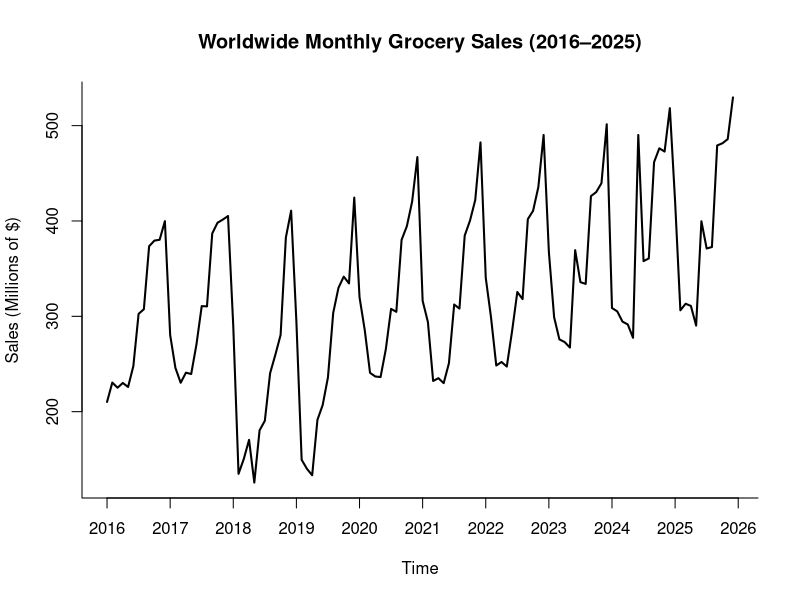
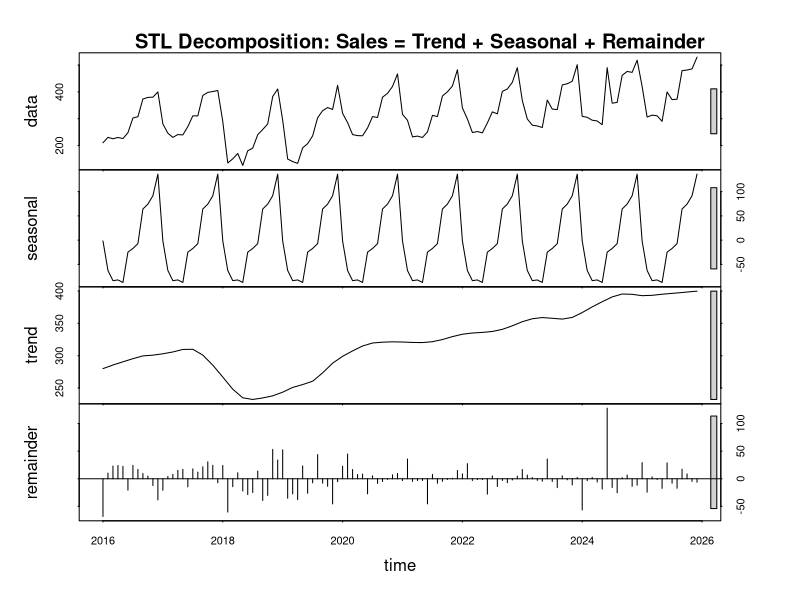
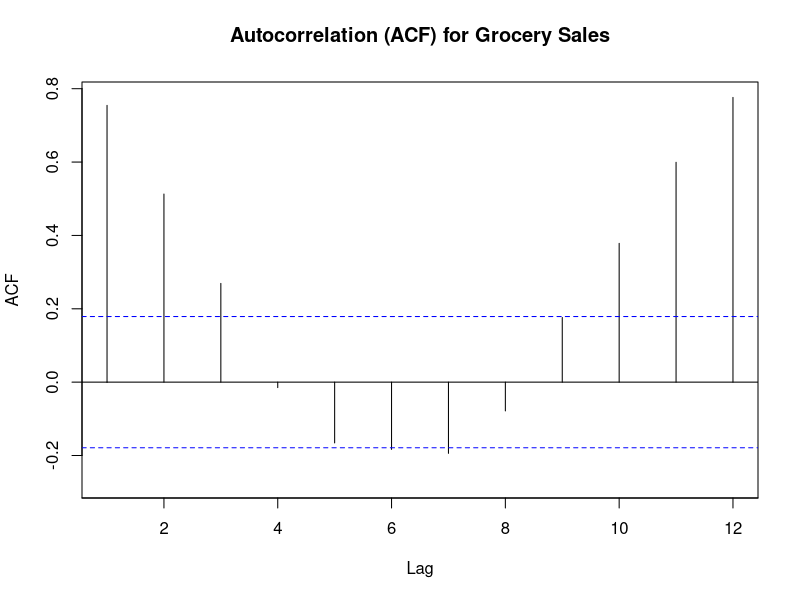
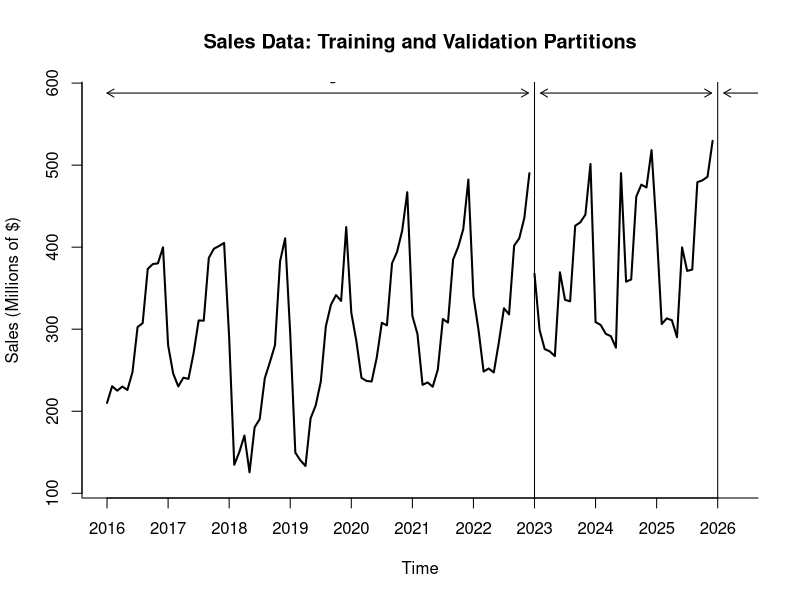
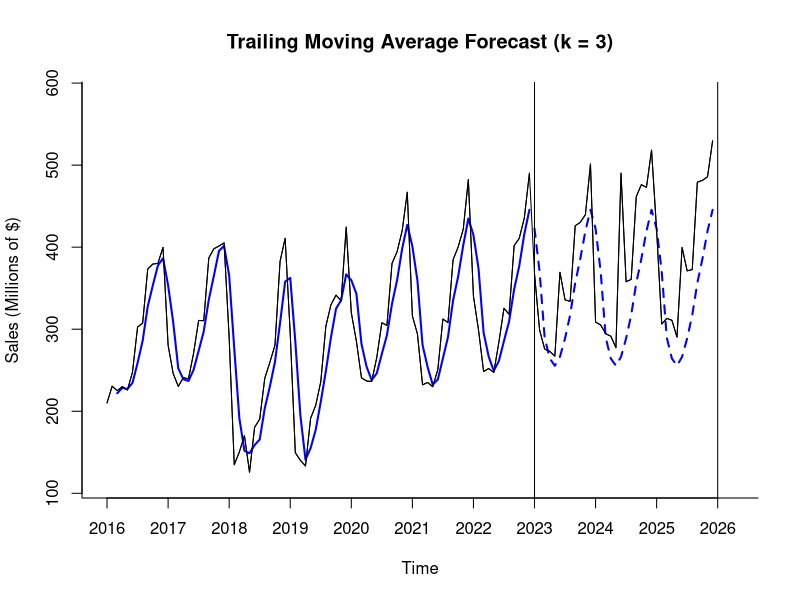
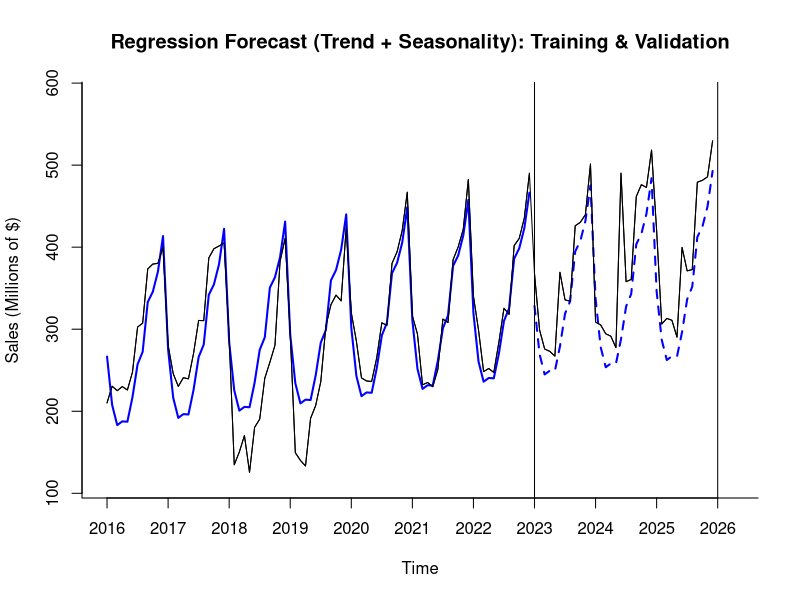
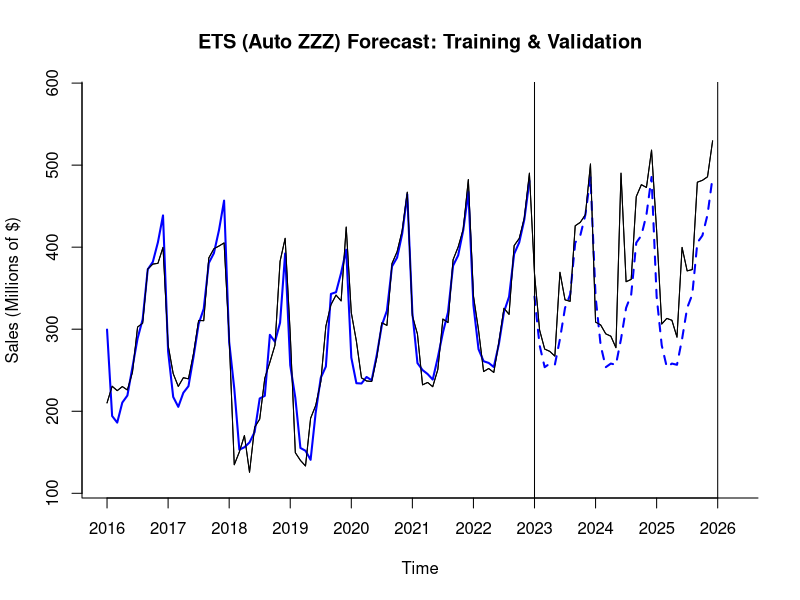
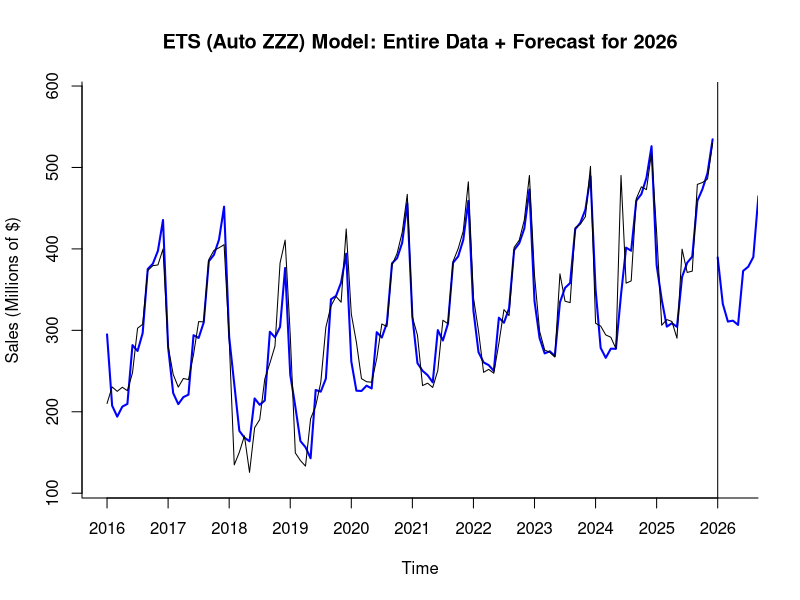

The R source for these figures, in order:

## USE FORECAST LIBRARY.
# install.packages(c("forecast","zoo"))  
library(forecast)
library(zoo)

## INPUT DATA

# Set working directory for locating files

setwd("~/Desktop/BAN_TS/module2_smoothing")

# Create data frame.
sales.data <- read.csv("673_case1.csv")

# See the first 6 and last 6 records of the file.
head(sales.data)
tail(sales.data)

## QUESTION 1. IDENTIFY TIME SERIES COMPONENTS AND PLOT DATA

## 1a. CREATE TIME SERIES DATA SET sales.ts USING ts()
# Monthly data => frequency = 12
# Data period: Jan 2016 through Dec 2025
sales.ts <- ts(sales.data$Sales, start = c(2016, 1), end = c(2025, 12), freq = 12)
sales.ts
length(sales.ts)

## 1b. PLOT HISTORICAL DATA
plot(sales.ts,
     xlab = "Time", ylab = "Sales (Millions of $)",
     xaxt = "n", bty = "l", lwd = 2,
     main = "Worldwide Monthly Grocery Sales (2016–2025)")
axis(1, at = seq(2016, 2026 ,1), labels = seq(2016, 2026 ,1))

## (OPTIONAL) STL DECOMPOSITION PLOT (TREND/SEASONAL/REMAINDER)
sales.stl <- stl(sales.ts, s.window = "periodic")
plot(sales.stl)
title("STL Decomposition: Sales = Trend + Seasonal + Remainder")

## 1c. APPLY Acf() TO IDENTIFY POSSIBLE TIME SERIES COMPONENTS
# Use lag.max = 12 to see up to 1 years of monthly lags.
lag.max <- 12
autocor <- Acf(sales.ts, lag.max = lag.max,
               main = "Autocorrelation (ACF) for Grocery Sales")

# Display autocorrelation coefficients for various lags.
acf.table <- data.frame(
  Lag = 0:lag.max,
  ACF = round(as.numeric(autocor$acf), 3)
)
acf.table

## QUESTION 2. USE TRAILING MA FOR FORECASTING TIME SERIES

## 2a. DEVELOP DATA PARTITION (TRAIN = 84, VALID = 36)
# Total months = 120 (2016–2025)
# Validation = 36 months (3 years): Jan 2023 – Dec 2025
# Training   = 84 months (7 years): Jan 2016 – Dec 2022
nValid <- 36
nTrain <- length(sales.ts) - nValid

train.ts <- window(sales.ts, start = c(2016, 1), end = c(2016, nTrain))
valid.ts <- window(sales.ts, start = c(2016, nTrain + 1), end = c(2016, nTrain + nValid))

train.ts
valid.ts
length(train.ts)
length(valid.ts)
# Plot time series and visualize partitions. #AI QWEN model Qwen3-Coder prompt: provide plot for sales data for training and validation partitions 
plot(train.ts,
     xlab = "Time", ylab = "Sales (Millions of $)", ylim = c(min(sales.ts)*0.9, max(sales.ts)*1.1),
     bty = "l", xlim = c(2016, 2026.25), xaxt = "n",
     main = "Sales Data: Training and Validation Partitions", lwd = 2)
axis(1, at = seq(2016, 2026, 1), labels = seq(2016, 2026, 1))
lines(valid.ts, col = "black", lty = 1, lwd = 2)

# Vertical lines for partition boundaries.
lines(c(2023, 2023), c(0, max(sales.ts)*1.2))
lines(c(2026, 2026), c(0, max(sales.ts)*1.2))
text(2019.3, max(sales.ts)*1.15, "Training")
text(2024.3, max(sales.ts)*1.15, "Validation")
text(2026.8, max(sales.ts)*1.15, "Future")
arrows(2016.0, max(sales.ts)*1.11, 2022.9, max(sales.ts)*1.11, code = 3, length = 0.08, lwd = 1, angle = 30)
arrows(2023.1, max(sales.ts)*1.11, 2025.9, max(sales.ts)*1.11, code = 3, length = 0.08, lwd = 1, angle = 30)
arrows(2026.1, max(sales.ts)*1.11, 2027.2, max(sales.ts)*1.11, code = 3, length = 0.08, lwd = 1, angle = 30)

## 2b. DEVELOP 3 TRAILING MAs (k = 3, 5, 12) FOR TRAINING
# rollmean(..., align="right") => trailing moving average
ma.trailing_3  <- rollmean(train.ts, k = 3,  align = "right")
ma.trailing_5  <- rollmean(train.ts, k = 5,  align = "right")
ma.trailing_12 <- rollmean(train.ts, k = 12, align = "right")

# Show first 6 and last 6 values for one MA (optional display)
head(ma.trailing_3)
tail(ma.trailing_3)

head(ma.trailing_5)
tail(ma.trailing_5)

head(ma.trailing_12)
tail(ma.trailing_12)

## 2c. FORECAST TRAILING MA IN VALIDATION PERIOD (SHOW ONE: k = 3,5,12)
ma.trail_3.pred  <- forecast(ma.trailing_3,  h = nValid, level = 0)
ma.trail_5.pred  <- forecast(ma.trailing_5,  h = nValid, level = 0)
ma.trail_12.pred <- forecast(ma.trailing_12, h = nValid, level = 0)

# Show forecast output for k = 3,5,12
ma.trail_3.pred
ma.trail_5.pred
ma.trail_12.pred

# Plot trailing MA forecast (k = 3) for training + validation partitions #AI Qwen model: Qwen3-Coder prompt  :  provide plot for sales data for training and validation partitions 
plot(sales.ts,
     xlab = "Time", ylab = "Sales (Millions of $)", ylim = c(min(sales.ts)*0.9, max(sales.ts)*1.1),
     bty = "l", xlim = c(2016, 2026.25), xaxt = "n",
     main = "Trailing Moving Average Forecast (k = 3)")
axis(1, at = seq(2016, 2026, 1), labels = seq(2016, 2026, 1))
lines(ma.trailing_3, col = "blue", lwd = 2, lty = 1)
lines(ma.trail_3.pred$mean, col = "blue", lwd = 2, lty = 2)
lines(train.ts, col = "black", lwd = 1)
lines(valid.ts, col = "black", lwd = 1)

lines(c(2023, 2023), c(0, max(sales.ts)*1.2))
lines(c(2026, 2026), c(0, max(sales.ts)*1.2))

## 2d. COMPARE ACCURACY (MAPE, RMSE) FOR k = 3, 5, 12 IN VALIDATION

# Use accuracy() function to identify common accuracy measures.
# Use round() function to round accuracy measures to three decimal digits.
round(accuracy(ma.trail_3.pred$mean, valid.ts), 3)
round(accuracy(ma.trail_5.pred$mean, valid.ts), 3)
round(accuracy(ma.trail_12.pred$mean, valid.ts), 3)

acc.ma3  <- accuracy(ma.trail_3.pred$mean,  valid.ts)
acc.ma5  <- accuracy(ma.trail_5.pred$mean,  valid.ts)
acc.ma12 <- accuracy(ma.trail_12.pred$mean, valid.ts)

acc.trailingMA.valid <- round(rbind(
  MA_k3  = acc.ma3[,  c("RMSE","MAPE")],
  MA_k5  = acc.ma5[,  c("RMSE","MAPE")],
  MA_k12 = acc.ma12[, c("RMSE","MAPE")]
), 3)

acc.trailingMA.valid

## QUESTION 3. TWO-LEVEL FORECAST: REGRESSION + TRAILING MA (RESIDUALS)

## 3a. REGRESSION MODEL (LINEAR TREND + SEASONALITY) ON TRAINING
reg.trend.seas <- tslm(train.ts ~ trend + season)
summary(reg.trend.seas)   # Include output in report

# Forecast monthly sales in validation period using regression model
reg.pred <- forecast(reg.trend.seas, h = nValid, level = 0)
reg.pred

# Plot regression forecast for training + validation #AI QWEN model Qwen3-Coder prompt : give plot for sales.ts using training and validation 
plot(sales.ts,
     xlab = "Time", ylab = "Sales (Millions of $)", ylim = c(min(sales.ts)*0.9, max(sales.ts)*1.1),
     bty = "l", xlim = c(2016, 2026.25), xaxt = "n",
     main = "Regression Forecast (Trend + Seasonality): Training & Validation")
axis(1, at = seq(2016, 2026, 1), labels = seq(2016, 2026, 1))
lines(reg.trend.seas$fitted, col = "blue", lwd = 2, lty = 1)
lines(reg.pred$mean, col = "blue", lwd = 2, lty = 2)
lines(train.ts, col = "black", lwd = 1)
lines(valid.ts, col = "black", lwd = 1)
lines(c(2023, 2023), c(0, max(sales.ts)*1.2))
lines(c(2026, 2026), c(0, max(sales.ts)*1.2))

## 3b. RESIDUALS (TRAINING), TRAILING MA (k=3), RESIDUAL FORECAST (VALIDATION)
reg.res.train <- reg.trend.seas$residuals
reg.res.train

ma.res.train <- rollmean(reg.res.train, k = 3, align = "right")
ma.res.train

ma.res.pred <- forecast(ma.res.train, h = nValid, level = 0)
ma.res.pred

## 3c. TWO-LEVEL (COMBINED) FORECAST IN VALIDATION
fst.2level.valid <- reg.pred$mean + ma.res.pred$mean

valid.df <- round(data.frame(
  Sales = as.numeric(valid.ts),
  Regression.Fst = as.numeric(reg.pred$mean),
  MA.Residuals.Fst = as.numeric(ma.res.pred$mean),
  Combined.Fst = as.numeric(fst.2level.valid)
), 3)

# Add time labels (helpful for report tables)
time.labels.valid <- time(valid.ts)
valid.df$Time <- time.labels.valid
valid.df <- valid.df[, c("Time","Sales","Regression.Fst","MA.Residuals.Fst","Combined.Fst")]
valid.df

# Accuracy comparison: regression vs 2-level in validation #AI Qwen3 model :Qwen3-Coder  cmd : compare RMSE and MAPE for both regression and 2 level and provide code for it
acc.reg.valid <- accuracy(reg.pred$mean, valid.ts)
acc.two.valid <- accuracy(fst.2level.valid, valid.ts)

acc.models.valid <- round(rbind(
  Regression = acc.reg.valid[, c("RMSE","MAPE")],
  TwoLevel   = acc.two.valid[, c("RMSE","MAPE")]
), 3)

acc.models.valid

## 3d. ENTIRE DATA SET: REGRESSION + TRAILING MA (RESIDUALS k=3)  #AI QWEN3-coder prompt: make clean and correct code 
##     FORECAST 12 FUTURE MONTHS OF 2026 + TWO-LEVEL COMBINATION
tot.reg <- tslm(sales.ts ~ trend + season)
summary(tot.reg)

tot.reg.pred <- forecast(tot.reg, h = 12, level = 0)
tot.reg.pred

tot.res <- tot.reg$residuals

# Use trailing MA on residuals (k=3) for forecasting residual component
tot.ma.res <- rollmean(tot.res, k = 3, align = "right")
tot.ma.res.pred <- forecast(tot.ma.res, h = 12, level = 0)

tot.fst.2level <- tot.reg.pred$mean + tot.ma.res.pred$mean

future12.df <- round(data.frame(
  Time = time(tot.reg.pred$mean),
  Regression.Fst = as.numeric(tot.reg.pred$mean),
  MA.Residuals.Fst = as.numeric(tot.ma.res.pred$mean),
  Combined.Fst = as.numeric(tot.fst.2level)
), 3)

future12.df



## 3e. SEASONAL NAIVE + ACCURACY COMPARISON (ENTIRE DATA SET)
# Seasonal naive fitted values (in-sample) come from snaive(sales.ts)$fitted
sn.full <- snaive(sales.ts)
sn.full
# Build in-sample combined fitted = regression fitted + trailing MA residuals (k=3)
# Use fill=NA so lengths align for in-sample combination
tot.ma.res.full <- rollmean(tot.res, k = 3, align = "right", fill = NA)
combined.fitted.full <- tot.reg$fitted + tot.ma.res.full

# Compare accuracy on common periods where all fitted values exist (avoid NAs). #AI QWEN3-coder prompt: compare all 3 models and provide me the code
fits.all <- cbind(
  SeasonalNaive = sn.full$fitted,
  Regression    = tot.reg$fitted,
  TwoLevel      = combined.fitted.full
)

idx.common <- complete.cases(fits.all)

acc.sn.full   <- accuracy(fits.all[idx.common, "SeasonalNaive"], sales.ts[idx.common])
acc.reg.full  <- accuracy(fits.all[idx.common, "Regression"],    sales.ts[idx.common])
acc.two.full  <- accuracy(fits.all[idx.common, "TwoLevel"],      sales.ts[idx.common])

acc.models.full.Q3 <- round(rbind(
  SeasonalNaive = acc.sn.full[,  c("RMSE","MAPE")],
  Regression    = acc.reg.full[, c("RMSE","MAPE")],
  TwoLevel      = acc.two.full[, c("RMSE","MAPE")]
), 3)

acc.models.full.Q3


## QUESTION 4. ADVANCED EXPONENTIAL SMOOTHING (ETS / HOLT-WINTERS)

## 4a. TRAINING PARTITION: ETS WITH AUTOMATED (ZZZ) OPTIONS + FORECAST VALIDATION
hw.train <- ets(train.ts, model = "ZZZ")
hw.train       # Model summary (include in report)

# Use forecast() function to make predictions using this HW model with 
# validation period (nValid). 
# Show predictions in tabular format.
hw.train.pred <- forecast(hw.train, h = nValid, level = 0)
hw.train.pred  

# Plot HW(ETS) forecast for training + validation #AI QWEN3-coder prompt: draw plot for holt-winter model
plot(sales.ts,
     xlab = "Time", ylab = "Sales (Millions of $)", ylim = c(min(sales.ts)*0.9, max(sales.ts)*1.1),
     bty = "l", xlim = c(2016, 2026.25), xaxt = "n",
     main = "ETS (Auto ZZZ) Forecast: Training & Validation")
axis(1, at = seq(2016, 2026, 1), labels = seq(2016, 2026, 1))
lines(hw.train$fitted, col = "blue", lwd = 2, lty = 1)
lines(hw.train.pred$mean, col = "blue", lwd = 2, lty = 2)
lines(sales.ts, col = "black", lwd = 1)
lines(c(2023, 2023), c(0, max(sales.ts)*1.2))
lines(c(2026, 2026), c(0, max(sales.ts)*1.2))

# Accuracy of ETS on validation (optional, but useful)
acc.hw.valid <- accuracy(hw.train.pred$mean, valid.ts)
round(acc.hw.valid[, c("RMSE","MAPE")], 3)

## 4b. ENTIRE DATA SET: ETS WITH AUTOMATED (ZZZ) OPTIONS + FORECAST 12 MONTHS OF 2026
hw.full <- ets(sales.ts, model = "ZZZ")
hw.full       # Model summary (include in report)

hw.full.pred <- forecast(hw.full, h = 12, level = 0)
hw.full.pred  # 2026 forecast (include in report)

# Plot HW(ETS) forecast for entire data + 12 months ahead #AI QWEN3-coder prompt: draw the plot to forecast 2026   
plot(hw.full.pred$mean,
     xlab = "Time", ylab = "Sales (Millions of $)", ylim = c(min(sales.ts)*0.9, max(c(sales.ts, hw.full.pred$mean))*1.1),
     bty = "l", xlim = c(2016, 2026.25), xaxt = "n",
     main = "ETS (Auto ZZZ) Model: Entire Data + Forecast for 2026",
     col = "blue", lwd = 2)
axis(1, at = seq(2016, 2026, 1), labels = seq(2016, 2026, 1))
lines(hw.full$fitted, col = "blue", lwd = 2)
lines(sales.ts, col = "black", lwd = 1)
lines(c(2026, 2026), c(0, max(c(sales.ts, hw.full.pred$mean))*1.2))

## 4c. COMPARE ACCURACY: SEASONAL NAIVE vs ETS (FULL DATA, COMMON PERIODS)
fits.4c <- cbind(
  SeasonalNaive = sn.full$fitted,
  ETS           = hw.full$fitted
)
idx.4c <- complete.cases(fits.4c)

acc.sn.4c <- accuracy(fits.4c[idx.4c, "SeasonalNaive"], sales.ts[idx.4c])
acc.hw.4c <- accuracy(fits.4c[idx.4c, "ETS"],           sales.ts[idx.4c])

acc.models.full.Q4 <- round(rbind(
  SeasonalNaive = acc.sn.4c[, c("RMSE","MAPE")],
  ETS_AutoZZZ   = acc.hw.4c[, c("RMSE","MAPE")]
), 3)

acc.models.full.Q4

## 4d. COMPARE BEST FORECASTS FROM Q3e (3 models) AND Q4c (2 models) #AI QWEN3-coder prompt: compare best forcasts from 3e and 4c all models
# Put ALL candidate fitted values into one table (common periods only)
fits.final <- cbind(
  SeasonalNaive = sn.full$fitted,
  Regression    = tot.reg$fitted,
  TwoLevel      = combined.fitted.full,
  ETS_AutoZZZ   = hw.full$fitted
)

idx.final <- complete.cases(fits.final)

acc.final <- round(rbind(
  SeasonalNaive = accuracy(fits.final[idx.final, "SeasonalNaive"], sales.ts[idx.final])[, c("RMSE","MAPE")],
  Regression    = accuracy(fits.final[idx.final, "Regression"],    sales.ts[idx.final])[, c("RMSE","MAPE")],
  TwoLevel      = accuracy(fits.final[idx.final, "TwoLevel"],      sales.ts[idx.final])[, c("RMSE","MAPE")],
  ETS_AutoZZZ   = accuracy(fits.final[idx.final, "ETS_AutoZZZ"],   sales.ts[idx.final])[, c("RMSE","MAPE")]
), 3)

acc.final

# OPTIONAL: Identify “best” by RMSE and by MAPE (lower is better) #AI QWEN3-coder prompt:find best RMSE amd MAPE
best.by.RMSE <- rownames(acc.final)[which.min(acc.final[, "RMSE"])]
best.by.MAPE <- rownames(acc.final)[which.min(acc.final[, "MAPE"])]

best.by.RMSE
best.by.MAPE
